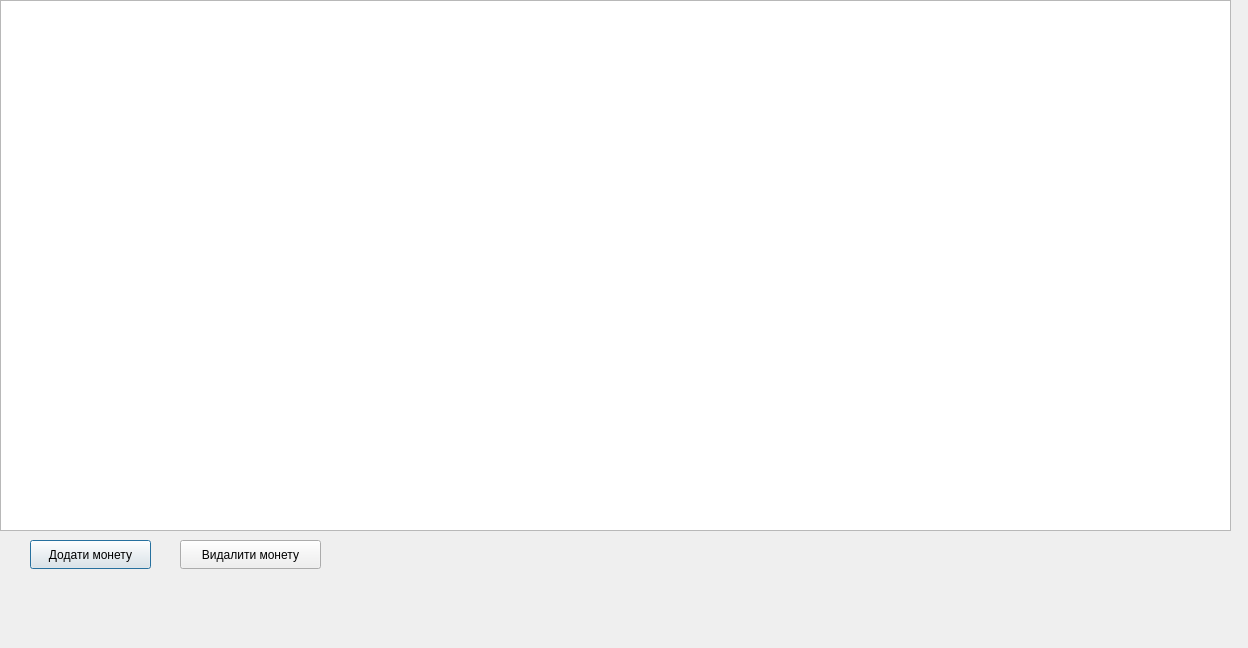
<?xml version="1.0" encoding="UTF-8"?>
<ui version="4.0">
 <class>CoinsTable</class>
 <widget class="QDialog" name="CoinsTable">
  <property name="geometry">
   <rect>
    <x>0</x>
    <y>0</y>
    <width>1248</width>
    <height>648</height>
   </rect>
  </property>
  <property name="windowTitle">
   <string>Dialog</string>
  </property>
  <widget class="QTableView" name="tableView">
   <property name="geometry">
    <rect>
     <x>0</x>
     <y>0</y>
     <width>1231</width>
     <height>531</height>
    </rect>
   </property>
  </widget>
  <widget class="QPushButton" name="pushButton">
   <property name="geometry">
    <rect>
     <x>30</x>
     <y>540</y>
     <width>121</width>
     <height>29</height>
    </rect>
   </property>
   <property name="text">
    <string>Додати монету</string>
   </property>
  </widget>
  <widget class="QPushButton" name="pushButton_2">
   <property name="geometry">
    <rect>
     <x>180</x>
     <y>540</y>
     <width>141</width>
     <height>29</height>
    </rect>
   </property>
   <property name="text">
    <string>Видалити монету</string>
   </property>
  </widget>
 </widget>
 <resources/>
 <connections/>
</ui>
